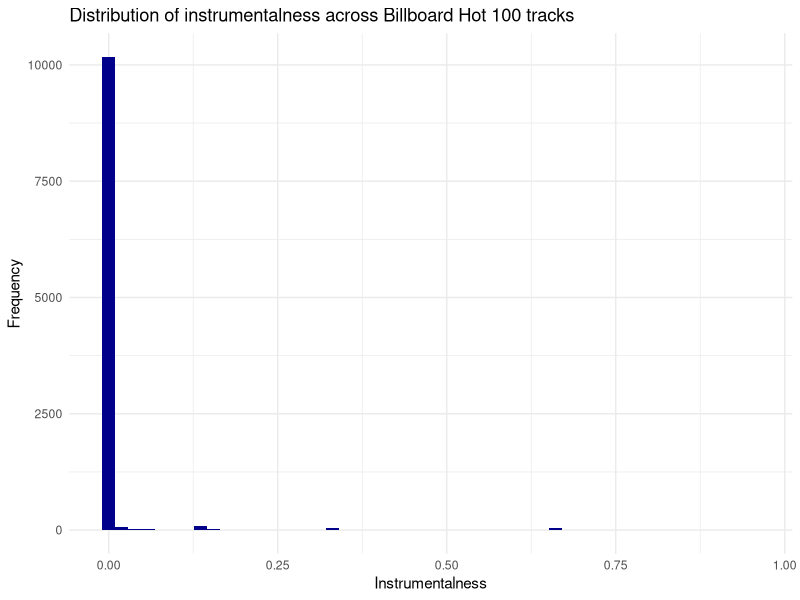
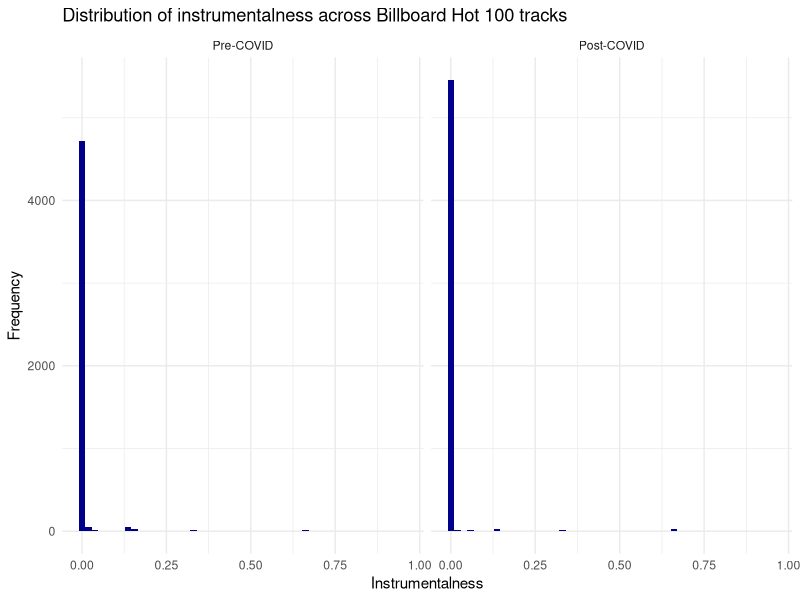

Reproduce these figures in R, in order.
## ---- chunk 1
library(tidyverse)
library(here)
## ---- chunk 2
spotify <- read_csv(here("data", "spotify.csv"))
## ---- chunk 3
spotify
## ---- chunk 4
spotify %>% 
  ggplot(aes(x = instrumentalness)) +
  geom_histogram(bins = 50, fill = "darkblue") + 
  theme_minimal() +
  labs(x = "Instrumentalness", 
       y = "Frequency",
       title = "Distribution of instrumentalness across Billboard Hot 100 tracks ")
  
## ---- chunk 5
spotify %>% 
  mutate(time_long = case_when(
    covid_period == "pre_covid" ~ "Pre-COVID",
    covid_period == "post_covid" ~ "Post-COVID"
  )) %>% 
  mutate(time_long = fct_relevel(time_long,
                               "Pre-COVID",
                               "Post-COVID")) %>% 
  ggplot(aes(x = instrumentalness)) +
  geom_histogram(bins = 50, fill = "darkblue") + 
  facet_wrap(~time_long) +
  theme_minimal() +
  labs(x = "Instrumentalness", 
       y = "Frequency",
       title = "Distribution of instrumentalness across Billboard Hot 100 tracks")
